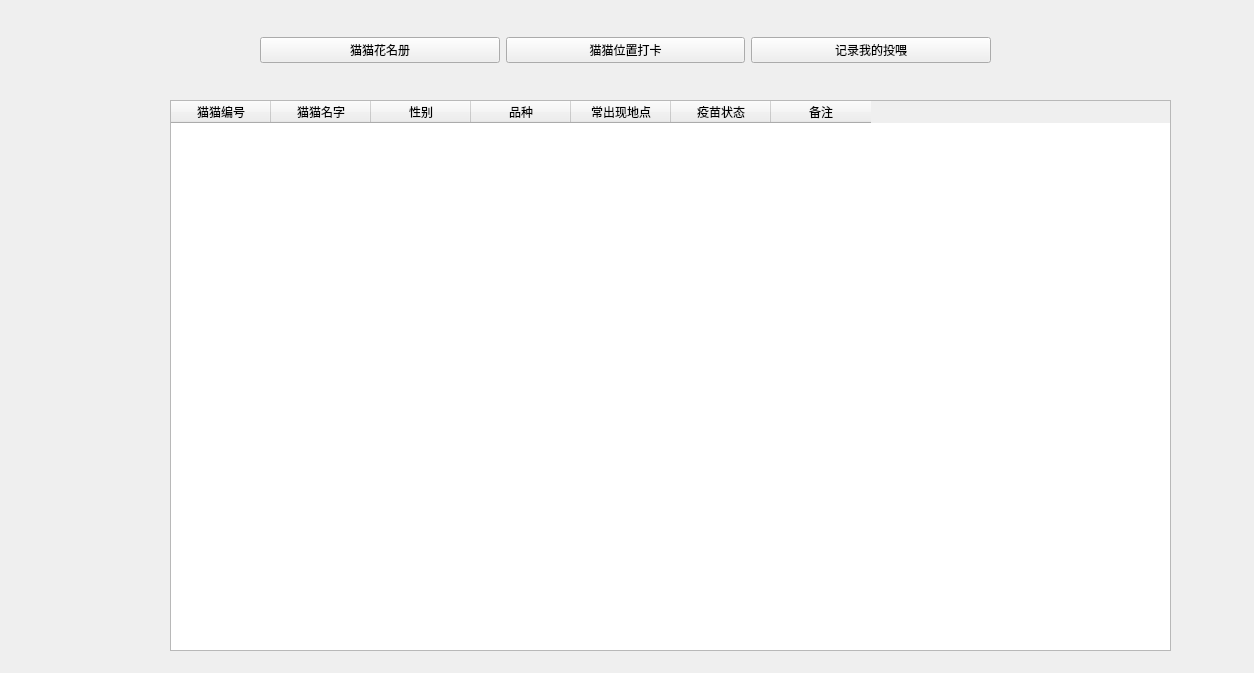
<?xml version="1.0" encoding="UTF-8"?>
<ui version="4.0">
 <class>userWindow</class>
 <widget class="QMainWindow" name="userWindow">
  <property name="geometry">
   <rect>
    <x>0</x>
    <y>0</y>
    <width>1254</width>
    <height>673</height>
   </rect>
  </property>
  <property name="windowTitle">
   <string>MainWindow</string>
  </property>
  <widget class="QWidget" name="centralwidget">
   <widget class="QWidget" name="gridLayoutWidget">
    <property name="geometry">
     <rect>
      <x>260</x>
      <y>10</y>
      <width>731</width>
      <height>81</height>
     </rect>
    </property>
    <layout class="QGridLayout" name="gridLayout">
     <item row="0" column="1">
      <widget class="QPushButton" name="witnessBtn">
       <property name="text">
        <string>猫猫位置打卡</string>
       </property>
      </widget>
     </item>
     <item row="0" column="2">
      <widget class="QPushButton" name="feedBtn">
       <property name="text">
        <string>记录我的投喂</string>
       </property>
      </widget>
     </item>
     <item row="0" column="0">
      <widget class="QPushButton" name="catinfoBtn">
       <property name="text">
        <string>猫猫花名册</string>
       </property>
      </widget>
     </item>
    </layout>
   </widget>
   <widget class="QStackedWidget" name="stackedWidget">
    <property name="geometry">
     <rect>
      <x>10</x>
      <y>100</y>
      <width>1221</width>
      <height>561</height>
     </rect>
    </property>
    <property name="currentIndex">
     <number>0</number>
    </property>
    <widget class="QWidget" name="page">
     <widget class="QTableWidget" name="catTabel">
      <property name="geometry">
       <rect>
        <x>160</x>
        <y>0</y>
        <width>1001</width>
        <height>551</height>
       </rect>
      </property>
      <property name="sortingEnabled">
       <bool>false</bool>
      </property>
      <property name="columnCount">
       <number>7</number>
      </property>
      <column>
       <property name="text">
        <string>猫猫编号</string>
       </property>
      </column>
      <column>
       <property name="text">
        <string>猫猫名字</string>
       </property>
      </column>
      <column>
       <property name="text">
        <string>性别</string>
       </property>
      </column>
      <column>
       <property name="text">
        <string>品种</string>
       </property>
      </column>
      <column>
       <property name="text">
        <string>常出现地点</string>
       </property>
      </column>
      <column>
       <property name="text">
        <string>疫苗状态</string>
       </property>
      </column>
      <column>
       <property name="text">
        <string>备注</string>
       </property>
      </column>
     </widget>
    </widget>
    <widget class="QWidget" name="page_2">
     <widget class="QTableWidget" name="witnessTable">
      <property name="geometry">
       <rect>
        <x>460</x>
        <y>0</y>
        <width>741</width>
        <height>541</height>
       </rect>
      </property>
      <property name="columnCount">
       <number>5</number>
      </property>
      <column>
       <property name="text">
        <string>打卡编号</string>
       </property>
      </column>
      <column>
       <property name="text">
        <string>猫猫名字</string>
       </property>
      </column>
      <column>
       <property name="text">
        <string>地点</string>
       </property>
      </column>
      <column>
       <property name="text">
        <string>打卡用户</string>
       </property>
      </column>
      <column>
       <property name="text">
        <string>打卡时间</string>
       </property>
      </column>
     </widget>
     <widget class="QLabel" name="label_8">
      <property name="geometry">
       <rect>
        <x>80</x>
        <y>110</y>
        <width>54</width>
        <height>12</height>
       </rect>
      </property>
      <property name="text">
       <string>打卡地点：</string>
      </property>
     </widget>
     <widget class="QLabel" name="label_9">
      <property name="geometry">
       <rect>
        <x>80</x>
        <y>220</y>
        <width>54</width>
        <height>12</height>
       </rect>
      </property>
      <property name="text">
       <string>猫猫名字：</string>
      </property>
     </widget>
     <widget class="QComboBox" name="witCatNameBox">
      <property name="geometry">
       <rect>
        <x>150</x>
        <y>210</y>
        <width>151</width>
        <height>31</height>
       </rect>
      </property>
     </widget>
     <widget class="QPushButton" name="addWitButton">
      <property name="geometry">
       <rect>
        <x>180</x>
        <y>310</y>
        <width>75</width>
        <height>23</height>
       </rect>
      </property>
      <property name="text">
       <string>提交</string>
      </property>
     </widget>
     <widget class="QComboBox" name="witLocBox">
      <property name="geometry">
       <rect>
        <x>150</x>
        <y>100</y>
        <width>151</width>
        <height>31</height>
       </rect>
      </property>
     </widget>
    </widget>
    <widget class="QWidget" name="page_3">
     <widget class="QTableWidget" name="feedTable">
      <property name="geometry">
       <rect>
        <x>380</x>
        <y>0</y>
        <width>831</width>
        <height>531</height>
       </rect>
      </property>
      <property name="columnCount">
       <number>6</number>
      </property>
      <column>
       <property name="text">
        <string>投喂编号</string>
       </property>
      </column>
      <column>
       <property name="text">
        <string>猫猫名字</string>
       </property>
      </column>
      <column>
       <property name="text">
        <string>食物</string>
       </property>
      </column>
      <column>
       <property name="text">
        <string>投喂地点</string>
       </property>
      </column>
      <column>
       <property name="text">
        <string>投喂用户</string>
       </property>
      </column>
      <column>
       <property name="text">
        <string>投喂时间</string>
       </property>
      </column>
     </widget>
     <widget class="QLabel" name="label_10">
      <property name="geometry">
       <rect>
        <x>60</x>
        <y>140</y>
        <width>61</width>
        <height>16</height>
       </rect>
      </property>
      <property name="text">
       <string>投喂猫猫：</string>
      </property>
     </widget>
     <widget class="QLabel" name="label_11">
      <property name="geometry">
       <rect>
        <x>60</x>
        <y>10</y>
        <width>301</width>
        <height>51</height>
       </rect>
      </property>
      <property name="text">
       <string>注意，为了猫猫的健康，请勿喂食自带食物</string>
      </property>
     </widget>
     <widget class="QLabel" name="label_12">
      <property name="geometry">
       <rect>
        <x>80</x>
        <y>70</y>
        <width>221</width>
        <height>16</height>
       </rect>
      </property>
      <property name="text">
       <string>投喂务必领取提供的专用食物，谢谢</string>
      </property>
     </widget>
     <widget class="QComboBox" name="feedCatNameBox">
      <property name="geometry">
       <rect>
        <x>130</x>
        <y>130</y>
        <width>171</width>
        <height>41</height>
       </rect>
      </property>
     </widget>
     <widget class="QLabel" name="label_13">
      <property name="geometry">
       <rect>
        <x>60</x>
        <y>240</y>
        <width>54</width>
        <height>12</height>
       </rect>
      </property>
      <property name="text">
       <string>投喂食物：</string>
      </property>
     </widget>
     <widget class="QLabel" name="label_14">
      <property name="geometry">
       <rect>
        <x>60</x>
        <y>330</y>
        <width>61</width>
        <height>16</height>
       </rect>
      </property>
      <property name="text">
       <string>投喂地点：</string>
      </property>
     </widget>
     <widget class="QPushButton" name="addFeedButton">
      <property name="geometry">
       <rect>
        <x>160</x>
        <y>430</y>
        <width>75</width>
        <height>23</height>
       </rect>
      </property>
      <property name="text">
       <string>提交</string>
      </property>
     </widget>
     <widget class="QComboBox" name="feedLocBox">
      <property name="geometry">
       <rect>
        <x>130</x>
        <y>320</y>
        <width>171</width>
        <height>41</height>
       </rect>
      </property>
     </widget>
     <widget class="QComboBox" name="feedFoodBox">
      <property name="geometry">
       <rect>
        <x>130</x>
        <y>230</y>
        <width>171</width>
        <height>41</height>
       </rect>
      </property>
     </widget>
    </widget>
   </widget>
  </widget>
 </widget>
 <resources/>
 <connections/>
</ui>
